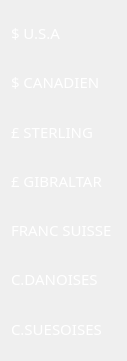
     <widget class="QWidget" name="layoutWidget">
      <property name="geometry">
       <rect>
        <x>510</x>
        <y>15</y>
        <width>127</width>
        <height>361</height>
       </rect>
      </property>
      <layout class="QVBoxLayout" name="verticalLayout_9">
       <item>
        <widget class="QLabel" name="label_11">
         <property name="font">
          <font>
           <family>Mongolian Baiti</family>
           <pointsize>11</pointsize>
          </font>
         </property>
         <property name="styleSheet">
          <string notr="true">color: rgb(255, 255, 255);</string>
         </property>
         <property name="text">
          <string>$ U.S.A</string>
         </property>
        </widget>
       </item>
       <item>
        <widget class="QLabel" name="label_10">
         <property name="font">
          <font>
           <family>Mongolian Baiti</family>
           <pointsize>11</pointsize>
          </font>
         </property>
         <property name="styleSheet">
          <string notr="true">color: rgb(255, 255, 255);</string>
         </property>
         <property name="text">
          <string>$ CANADIEN</string>
         </property>
        </widget>
       </item>
       <item>
        <widget class="QLabel" name="label_12">
         <property name="font">
          <font>
           <family>Mongolian Baiti</family>
           <pointsize>11</pointsize>
          </font>
         </property>
         <property name="styleSheet">
          <string notr="true">color: rgb(255, 255, 255);</string>
         </property>
         <property name="text">
          <string>£ STERLING</string>
         </property>
        </widget>
       </item>
       <item>
        <widget class="QLabel" name="label_13">
         <property name="font">
          <font>
           <family>Mongolian Baiti</family>
           <pointsize>11</pointsize>
          </font>
         </property>
         <property name="styleSheet">
          <string notr="true">color: rgb(255, 255, 255);</string>
         </property>
         <property name="text">
          <string>£ GIBRALTAR</string>
         </property>
        </widget>
       </item>
       <item>
        <widget class="QLabel" name="label_14">
         <property name="font">
          <font>
           <family>Mongolian Baiti</family>
           <pointsize>11</pointsize>
          </font>
         </property>
         <property name="styleSheet">
          <string notr="true">color: rgb(255, 255, 255);</string>
         </property>
         <property name="text">
          <string>FRANC SUISSE</string>
         </property>
        </widget>
       </item>
       <item>
        <widget class="QLabel" name="label_15">
         <property name="font">
          <font>
           <family>Mongolian Baiti</family>
           <pointsize>11</pointsize>
          </font>
         </property>
         <property name="styleSheet">
          <string notr="true">color: rgb(255, 255, 255);</string>
         </property>
         <property name="text">
          <string>C.DANOISES</string>
         </property>
        </widget>
       </item>
       <item>
        <widget class="QLabel" name="label_17">
         <property name="font">
          <font>
           <family>Mongolian Baiti</family>
           <pointsize>11</pointsize>
          </font>
         </property>
         <property name="styleSheet">
          <string notr="true">color: rgb(255, 255, 255);</string>
         </property>
         <property name="text">
          <string>C.SUESOISES</string>
         </property>
        </widget>
       </item>
      </layout>
     </widget>
